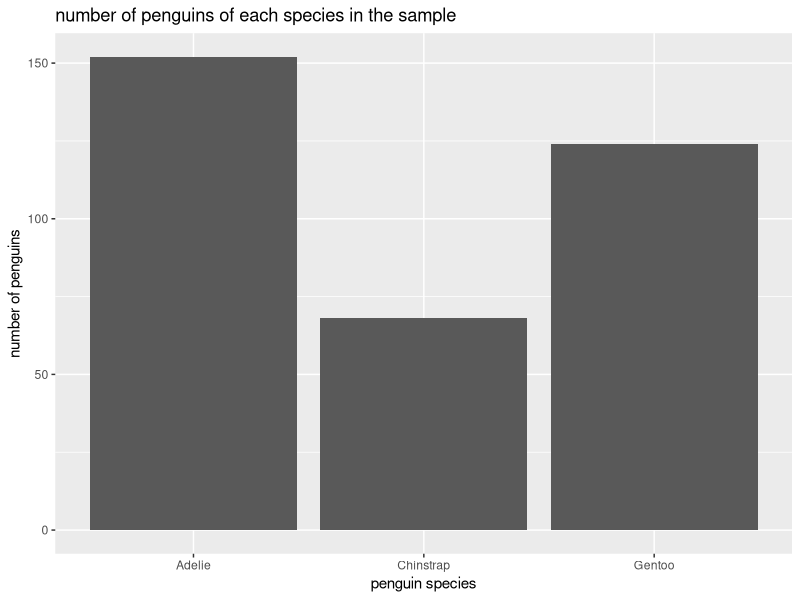
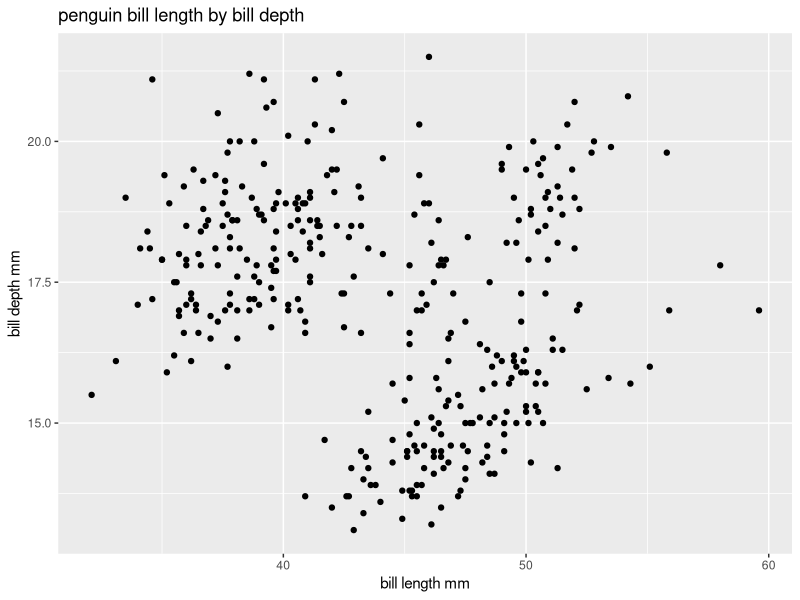

Reproduce these figures in R, in order.
## ---- chunk 1
#| label: setup
#| include: false
library(tidyverse)
library(ggplot2)
library(palmerpenguins)
## ---- chunk 2
#| label: load-data

data(penguins)
## ---- chunk 3
#| label: barchart
ggplot(data = penguins) +
  geom_bar(aes(x = species)) +
  labs(x = "penguin species",
       y = "number of penguins",
       title = "number of penguins of each species in the sample")
## ---- chunk 4
#| label: scatterplot
ggplot(data = penguins) +
  geom_point(aes(x = bill_length_mm,
                 y = bill_depth_mm)) +
  labs(x = "bill length mm",
       y = "bill depth mm",
       title = "penguin bill length by bill depth")
## ---- chunk 5
#| label: scatterplot-with-one-categorical-variable

## ---- chunk 6
#| label: scatterplot-with-two-categorical-variables

